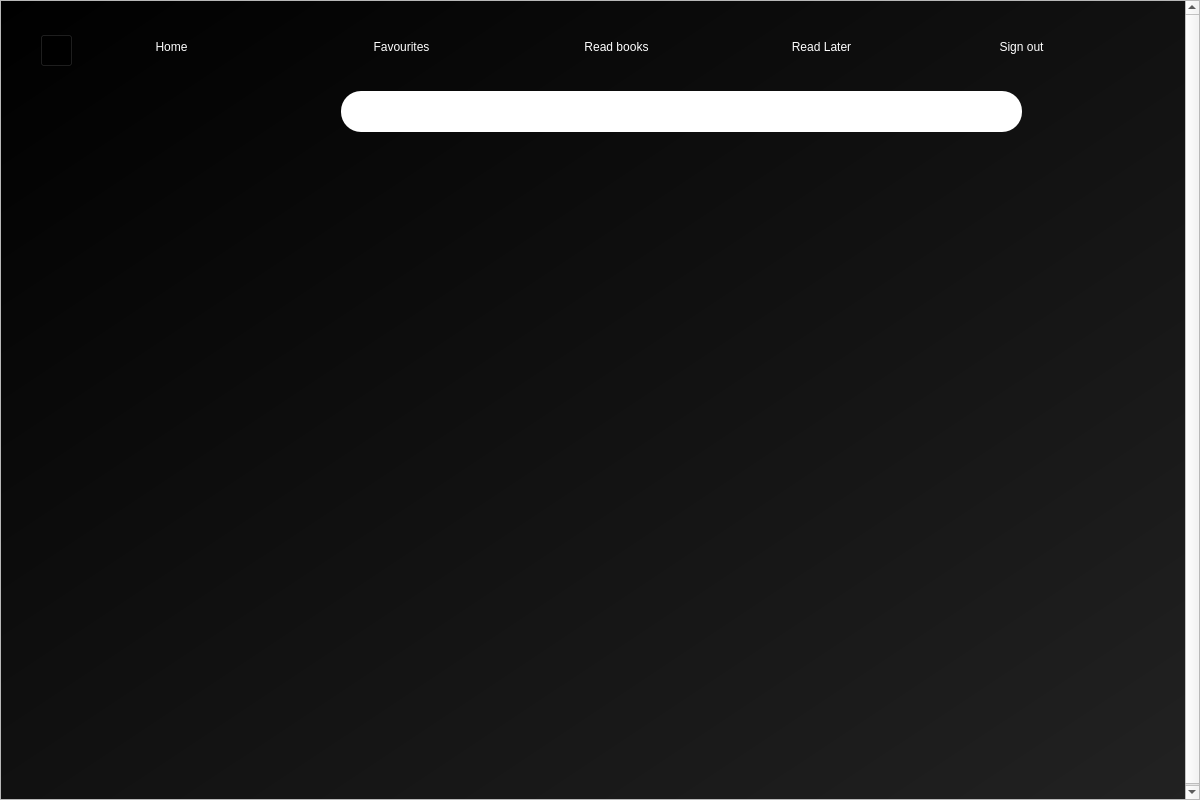
<?xml version="1.0" encoding="UTF-8"?>
<ui version="4.0">
 <class>search_screen</class>
 <widget class="QDialog" name="search_screen">
  <property name="geometry">
   <rect>
    <x>0</x>
    <y>0</y>
    <width>1200</width>
    <height>800</height>
   </rect>
  </property>
  <property name="windowTitle">
   <string>Search</string>
  </property>
  <property name="windowIcon">
   <iconset>
    <normaloff>../images/wiki_icon.png</normaloff>../images/wiki_icon.png</iconset>
  </property>
  <widget class="QScrollArea" name="scrollArea">
   <property name="geometry">
    <rect>
     <x>0</x>
     <y>0</y>
     <width>1200</width>
     <height>800</height>
    </rect>
   </property>
   <property name="horizontalScrollBarPolicy">
    <enum>Qt::ScrollBarAlwaysOff</enum>
   </property>
   <property name="widgetResizable">
    <bool>false</bool>
   </property>
   <widget class="QWidget" name="scrollAreaWidgetContents">
    <property name="geometry">
     <rect>
      <x>0</x>
      <y>0</y>
      <width>1198</width>
      <height>800</height>
     </rect>
    </property>
    <widget class="QWidget" name="bgwidget" native="true">
     <property name="geometry">
      <rect>
       <x>0</x>
       <y>0</y>
       <width>1200</width>
       <height>800</height>
      </rect>
     </property>
     <property name="styleSheet">
      <string notr="true">QWidget#bgwidget{
background-color: rgb(18, 18, 18);
background-color: qlineargradient(spread:pad, x1:0, y1:0, x2:1, y2:1, stop:0 rgba(0, 0, 0, 255), stop:1 rgba(34, 34, 34, 255));}
</string>
     </property>
     <widget class="QWidget" name="search_widget" native="true">
      <property name="geometry">
       <rect>
        <x>340</x>
        <y>90</y>
        <width>681</width>
        <height>41</height>
       </rect>
      </property>
      <property name="styleSheet">
       <string notr="true">background-color: white;

border-radius: 20px;</string>
      </property>
      <widget class="QLabel" name="search_icon_label">
       <property name="geometry">
        <rect>
         <x>641</x>
         <y>11</y>
         <width>18</width>
         <height>19</height>
        </rect>
       </property>
       <property name="text">
        <string/>
       </property>
       <property name="pixmap">
        <pixmap>../images/search_icon_red.png</pixmap>
       </property>
       <property name="scaledContents">
        <bool>true</bool>
       </property>
      </widget>
      <widget class="QLineEdit" name="search_line_edit">
       <property name="geometry">
        <rect>
         <x>25</x>
         <y>0</y>
         <width>591</width>
         <height>41</height>
        </rect>
       </property>
       <property name="styleSheet">
        <string notr="true">border: None;
font: 12pt &quot;MS Shell Dlg 2&quot;;

</string>
       </property>
      </widget>
      <widget class="QPushButton" name="search_button">
       <property name="geometry">
        <rect>
         <x>636</x>
         <y>6</y>
         <width>26</width>
         <height>28</height>
        </rect>
       </property>
       <property name="cursor">
        <cursorShape>PointingHandCursor</cursorShape>
       </property>
       <property name="styleSheet">
        <string notr="true">background-color: rgba(0, 0, 0, 0);</string>
       </property>
       <property name="text">
        <string/>
       </property>
      </widget>
     </widget>
     <widget class="QLabel" name="title_icon">
      <property name="geometry">
       <rect>
        <x>50</x>
        <y>85</y>
        <width>261</width>
        <height>41</height>
       </rect>
      </property>
      <property name="text">
       <string/>
      </property>
      <property name="pixmap">
       <pixmap>../images/wiki_font.png</pixmap>
      </property>
      <property name="scaledContents">
       <bool>true</bool>
      </property>
     </widget>
     <widget class="QPushButton" name="menu_home">
      <property name="geometry">
       <rect>
        <x>140</x>
        <y>30</y>
        <width>61</width>
        <height>31</height>
       </rect>
      </property>
      <property name="cursor">
       <cursorShape>PointingHandCursor</cursorShape>
      </property>
      <property name="styleSheet">
       <string notr="true">border-radius: 20px;
background-color: rgba(238, 2, 73, 0);
font: 12pt &quot;MS Shell Dlg 2&quot;;
color: rgb(255, 255, 255);</string>
      </property>
      <property name="text">
       <string>Home</string>
      </property>
     </widget>
     <widget class="QPushButton" name="menu_sign_out">
      <property name="geometry">
       <rect>
        <x>980</x>
        <y>30</y>
        <width>81</width>
        <height>31</height>
       </rect>
      </property>
      <property name="cursor">
       <cursorShape>PointingHandCursor</cursorShape>
      </property>
      <property name="styleSheet">
       <string notr="true">border-radius: 20px;
background-color: rgba(238, 2, 73, 0);
font: 12pt &quot;MS Shell Dlg 2&quot;;
color: rgb(255, 255, 255);</string>
      </property>
      <property name="text">
       <string>Sign out</string>
      </property>
     </widget>
     <widget class="QPushButton" name="menu_fav">
      <property name="geometry">
       <rect>
        <x>350</x>
        <y>30</y>
        <width>101</width>
        <height>31</height>
       </rect>
      </property>
      <property name="cursor">
       <cursorShape>PointingHandCursor</cursorShape>
      </property>
      <property name="styleSheet">
       <string notr="true">border-radius: 20px;
background-color: rgba(238, 2, 73, 0);
font: 12pt &quot;MS Shell Dlg 2&quot;;
color: rgb(255, 255, 255);</string>
      </property>
      <property name="text">
       <string>Favourites</string>
      </property>
     </widget>
     <widget class="QPushButton" name="menu_my_read">
      <property name="geometry">
       <rect>
        <x>560</x>
        <y>30</y>
        <width>111</width>
        <height>31</height>
       </rect>
      </property>
      <property name="cursor">
       <cursorShape>PointingHandCursor</cursorShape>
      </property>
      <property name="styleSheet">
       <string notr="true">border-radius: 20px;
background-color: rgba(238, 2, 73, 0);
font: 12pt &quot;MS Shell Dlg 2&quot;;
color: rgb(255, 255, 255);</string>
      </property>
      <property name="text">
       <string>Read books</string>
      </property>
     </widget>
     <widget class="QPushButton" name="menu_read_list">
      <property name="geometry">
       <rect>
        <x>770</x>
        <y>30</y>
        <width>101</width>
        <height>31</height>
       </rect>
      </property>
      <property name="cursor">
       <cursorShape>PointingHandCursor</cursorShape>
      </property>
      <property name="styleSheet">
       <string notr="true">border-radius: 20px;
background-color: rgba(238, 2, 73, 0);
font: 12pt &quot;MS Shell Dlg 2&quot;;
color: rgb(255, 255, 255);</string>
      </property>
      <property name="text">
       <string>Read Later</string>
      </property>
     </widget>
     <widget class="QLabel" name="back_icon_label">
      <property name="geometry">
       <rect>
        <x>40</x>
        <y>33</y>
        <width>30</width>
        <height>30</height>
       </rect>
      </property>
      <property name="text">
       <string/>
      </property>
      <property name="pixmap">
       <pixmap>../images/back_icon.png</pixmap>
      </property>
      <property name="scaledContents">
       <bool>true</bool>
      </property>
     </widget>
     <widget class="QPushButton" name="back_icon_button">
      <property name="geometry">
       <rect>
        <x>39</x>
        <y>33</y>
        <width>33</width>
        <height>33</height>
       </rect>
      </property>
      <property name="styleSheet">
       <string notr="true">background-color: rgba(0,0,0,0);</string>
      </property>
      <property name="text">
       <string/>
      </property>
     </widget>
    </widget>
   </widget>
  </widget>
 </widget>
 <resources/>
 <connections/>
</ui>
